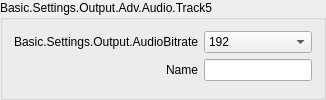
                             <widget class="QGroupBox" name="groupBox_9">
                              <property name="sizePolicy">
                               <sizepolicy hsizetype="Preferred" vsizetype="Maximum">
                                <horstretch>0</horstretch>
                                <verstretch>0</verstretch>
                               </sizepolicy>
                              </property>
                              <property name="title">
                               <string>Basic.Settings.Output.Adv.Audio.Track5</string>
                              </property>
                              <layout class="QFormLayout" name="formLayout_25">
                               <property name="fieldGrowthPolicy">
                                <enum>QFormLayout::AllNonFixedFieldsGrow</enum>
                               </property>
                               <property name="labelAlignment">
                                <set>Qt::AlignRight|Qt::AlignTrailing|Qt::AlignVCenter</set>
                               </property>
                               <item row="0" column="0">
                                <widget class="QLabel" name="label_59">
                                 <property name="minimumSize">
                                  <size>
                                   <width>170</width>
                                   <height>0</height>
                                  </size>
                                 </property>
                                 <property name="text">
                                  <string>Basic.Settings.Output.AudioBitrate</string>
                                 </property>
                                 <property name="alignment">
                                  <set>Qt::AlignRight|Qt::AlignTrailing|Qt::AlignVCenter</set>
                                 </property>
                                 <property name="buddy">
                                  <cstring>advOutTrack5Bitrate</cstring>
                                 </property>
                                </widget>
                               </item>
                               <item row="0" column="1">
                                <widget class="QComboBox" name="advOutTrack5Bitrate">
                                 <property name="currentIndex">
                                  <number>8</number>
                                 </property>
                                 <item>
                                  <property name="text">
                                   <string>32</string>
                                  </property>
                                 </item>
                                 <item>
                                  <property name="text">
                                   <string>48</string>
                                  </property>
                                 </item>
                                 <item>
                                  <property name="text">
                                   <string>64</string>
                                  </property>
                                 </item>
                                 <item>
                                  <property name="text">
                                   <string>80</string>
                                  </property>
                                 </item>
                                 <item>
                                  <property name="text">
                                   <string>96</string>
                                  </property>
                                 </item>
                                 <item>
                                  <property name="text">
                                   <string>112</string>
                                  </property>
                                 </item>
                                 <item>
                                  <property name="text">
                                   <string>128</string>
                                  </property>
                                 </item>
                                 <item>
                                  <property name="text">
                                   <string>160</string>
                                  </property>
                                 </item>
                                 <item>
                                  <property name="text">
                                   <string>192</string>
                                  </property>
                                 </item>
                                 <item>
                                  <property name="text">
                                   <string>256</string>
                                  </property>
                                 </item>
                                 <item>
                                  <property name="text">
                                   <string>320</string>
                                  </property>
                                 </item>
                                </widget>
                               </item>
                               <item row="1" column="0">
                                <widget class="QLabel" name="label_60">
                                 <property name="text">
                                  <string>Name</string>
                                 </property>
                                 <property name="buddy">
                                  <cstring>advOutTrack5Name</cstring>
                                 </property>
                                </widget>
                               </item>
                               <item row="1" column="1">
                                <widget class="QLineEdit" name="advOutTrack5Name"/>
                               </item>
                              </layout>
                             </widget>
